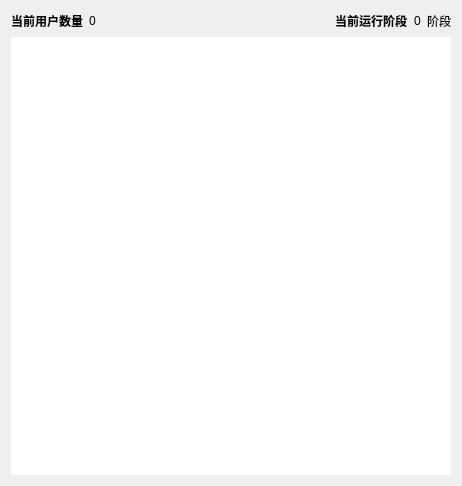
<?xml version="1.0" encoding="UTF-8"?>
<ui version="4.0">
 <class>StageManage</class>
 <widget class="QWidget" name="StageManage">
  <property name="geometry">
   <rect>
    <x>0</x>
    <y>0</y>
    <width>462</width>
    <height>486</height>
   </rect>
  </property>
  <property name="windowTitle">
   <string>阶段管理</string>
  </property>
  <layout class="QVBoxLayout" name="verticalLayout_2">
   <item>
    <layout class="QHBoxLayout" name="horizontalLayout">
     <item>
      <widget class="QLabel" name="label">
       <property name="text">
        <string>&lt;html&gt;&lt;head/&gt;&lt;body&gt;&lt;p&gt;&lt;span style=&quot; font-weight:700;&quot;&gt;当前用户数量&lt;/span&gt;&lt;/p&gt;&lt;/body&gt;&lt;/html&gt;</string>
       </property>
      </widget>
     </item>
     <item>
      <widget class="QLabel" name="tasker_count">
       <property name="text">
        <string>0</string>
       </property>
      </widget>
     </item>
     <item>
      <spacer name="horizontalSpacer">
       <property name="orientation">
        <enum>Qt::Horizontal</enum>
       </property>
       <property name="sizeHint" stdset="0">
        <size>
         <width>40</width>
         <height>20</height>
        </size>
       </property>
      </spacer>
     </item>
     <item>
      <widget class="QLabel" name="label_2">
       <property name="text">
        <string>&lt;html&gt;&lt;head/&gt;&lt;body&gt;&lt;p&gt;&lt;span style=&quot; font-weight:700;&quot;&gt;当前运行阶段&lt;/span&gt;&lt;/p&gt;&lt;/body&gt;&lt;/html&gt;</string>
       </property>
      </widget>
     </item>
     <item>
      <widget class="QLabel" name="current_stage">
       <property name="text">
        <string>0</string>
       </property>
      </widget>
     </item>
     <item>
      <widget class="QLabel" name="label_3">
       <property name="text">
        <string>阶段</string>
       </property>
      </widget>
     </item>
    </layout>
   </item>
   <item>
    <layout class="QVBoxLayout" name="verticalLayout">
     <item>
      <widget class="QListWidget" name="listWidget">
       <property name="focusPolicy">
        <enum>Qt::NoFocus</enum>
       </property>
       <property name="frameShape">
        <enum>QFrame::NoFrame</enum>
       </property>
       <property name="frameShadow">
        <enum>QFrame::Sunken</enum>
       </property>
       <property name="lineWidth">
        <number>0</number>
       </property>
       <property name="selectionMode">
        <enum>QAbstractItemView::NoSelection</enum>
       </property>
       <property name="verticalScrollMode">
        <enum>QAbstractItemView::ScrollPerPixel</enum>
       </property>
       <property name="resizeMode">
        <enum>QListView::Adjust</enum>
       </property>
       <property name="layoutMode">
        <enum>QListView::SinglePass</enum>
       </property>
       <property name="spacing">
        <number>5</number>
       </property>
      </widget>
     </item>
    </layout>
   </item>
  </layout>
 </widget>
 <resources/>
 <connections/>
</ui>
